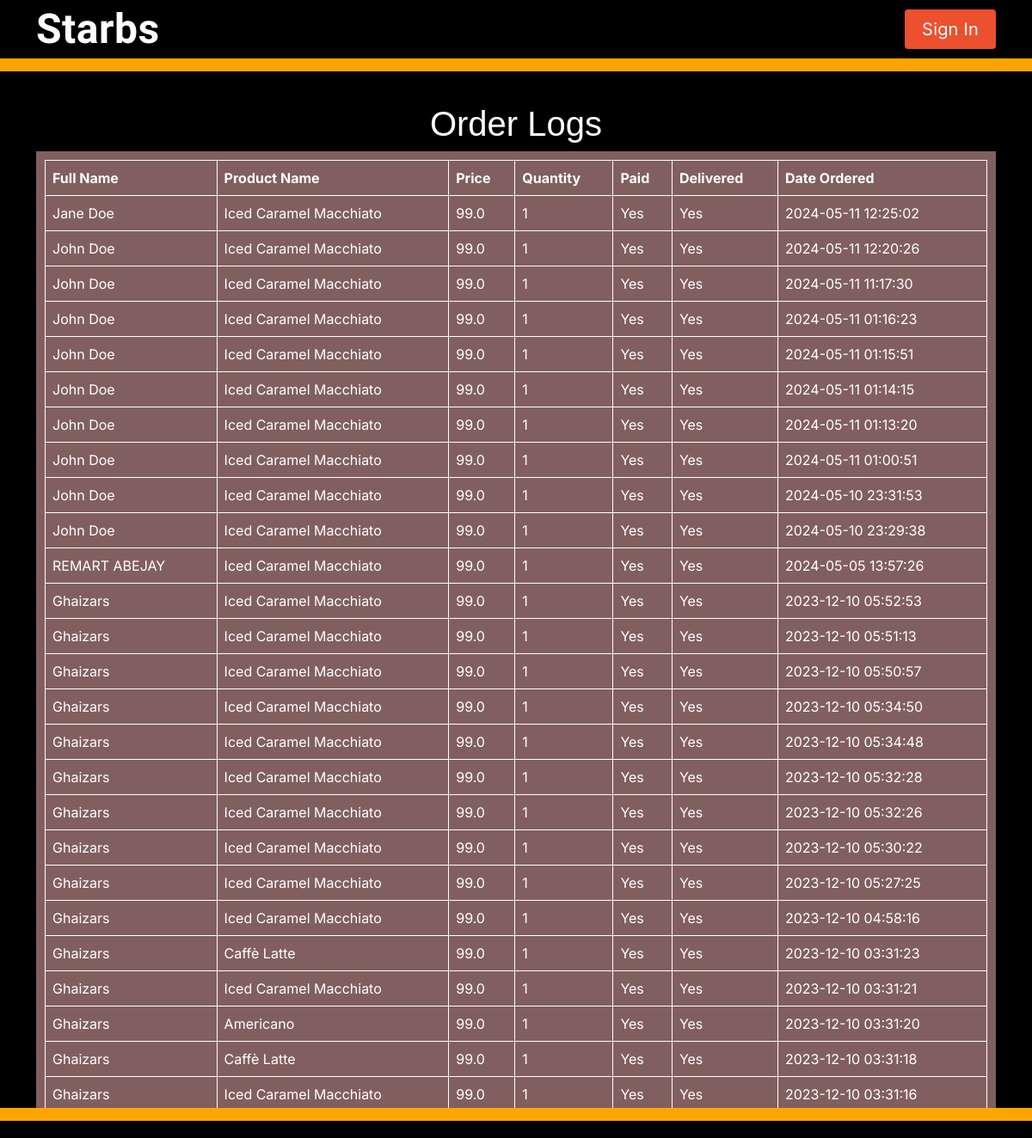
The app's page /manage_orders, older data.
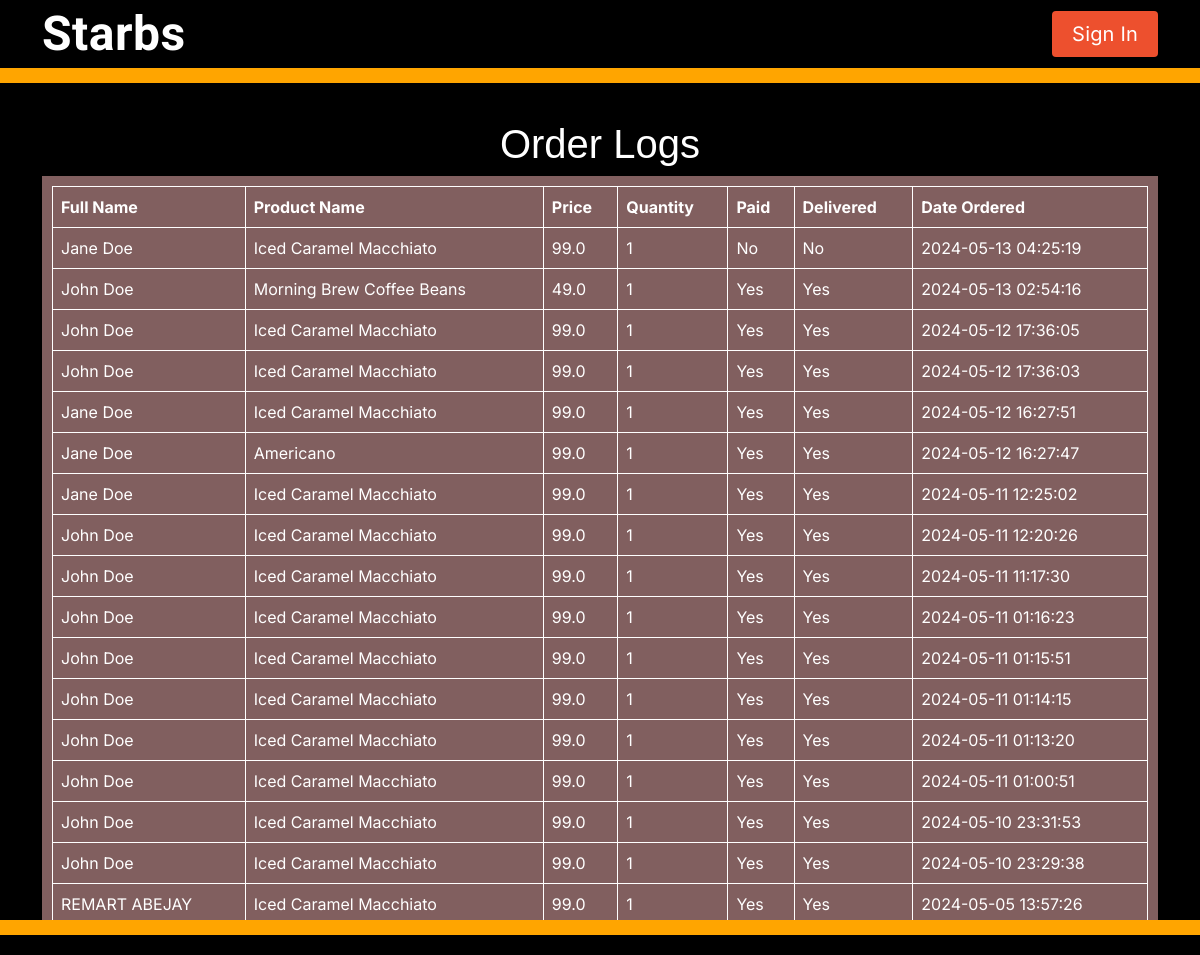
The same page, newer data.
### server.py (models this page shows, shortened)
class CartItem(db.Model):
    id = db.Column(db.Integer, primary_key=True)
    product_id = db.Column(db.Integer, nullable=False)
    name = db.Column(db.String(100), nullable=False)
    price = db.Column(db.Float, nullable=False)
    quantity = db.Column(db.Integer, nullable=False, default=1)
    user_id = db.Column(db.Integer, db.ForeignKey('user.id'), nullable=False)
    paid = db.Column(db.Integer, nullable=False, default=False)
    recipt = db.Column(db.String(100), nullable=True, default=0)
    delivered = db.Column(db.Integer, nullable=True, default=0)
    create_at = db.Column(db.DateTime, nullable=False, default=datetime.utcnow)
    update_at = db.Column(db.DateTime, nullable=False, default=datetime.utcnow)

class User(db.Model):
    id = db.Column(db.Integer, primary_key=True)
    fullname = db.Column(db.String(60), nullable=False)
    email = db.Column(db.String(120), unique=True, nullable=False)
    password = db.Column(db.String(60), nullable=False)
    gender = db.Column(db.String(60), nullable=False)
    phoneNumber = db.Column(db.String(60), nullable=True)
    city = db.Column(db.String(60), nullable=True)
    streetOrHouseNumber = db.Column(db.String(60), nullable=True)
    province = db.Column(db.String(60), nullable=True)
    barangay = db.Column(db.String(60), nullable=True)
    create_at = db.Column(db.DateTime, nullable=False, default=datetime.utcnow)
    update_at = db.Column(db.DateTime, nullable=False, default=datetime.utcnow)
    is_admin = db.Column(db.Boolean, default=False)

### server.py (the view)
@app.route('/manage_orders')
def manage_orders():
    cart_items = db.session.query(CartItem, User.fullname)\
                    .join(User, CartItem.user_id == User.id)\
                    .order_by(desc(CartItem.create_at))\
                    .all()
    return render_template('manage_orders.html', cart_items=cart_items)

### templates/manage_orders.html (shortened to what this page needs)
{% extends "dashboard.html" %}
{% block navbar %}
    {{ super() }}
{% endblock %}
{% block body %}
<link rel="stylesheet" type="text/css" href="/static/musers.css">
  <div class="container" style="margin-top: 100px;">
      <h1 style="color: white; text-align: center; margin-top: 10px;">Order Logs</h1>
      <div class="custom-table">
        <table>
            <thead>
                <tr>
                    <th>Full Name</th>
                    <th>Product Name</th>
                    <th>Price</th>
                    <th>Quantity</th>
                    <th>Paid</th>
                    <th>Delivered</th>
                    <th>Date Ordered</th>
                </tr>
            </thead>
            <tbody>
                {% for cart_item, fullname in cart_items|sort(attribute='create_at', reverse=true) %}
                    <tr>
                        <td>{{ fullname }}</td>
                        <td>{{ cart_item.name }}</td>
                        <td>{{ cart_item.price }}</td>
                        <td>{{ cart_item.quantity }}</td>
                        <td>{{ "Yes" if cart_item.paid else "No" }}</td>
                        <td>{{ "Yes" if cart_item.delivered else "No" }}</td>
                        <td>{{ cart_item.create_at.strftime('%Y-%m-%d %H:%M:%S') }}</td>
                    </tr>
                {% endfor %}
            </tbody>
        </table>
    </div>
  </div>
  {% endblock %}

### templates/dashboard.html (shortened to what this page needs)
<!DOCTYPE html>
<html lang="en">
<head>
  <link href="{{ url_for('static',filename='assets/vendor/animate.css/animate.min.css')}}" rel="stylesheet">
  <link href="{{ url_for('static',filename='assets/vendor/aos/aos.css')}}" rel="stylesheet">
  <link href="{{ url_for('static',filename='assets/vendor/bootstrap/css/bootstrap.min.css')}}" rel="stylesheet">
  <link href="{{ url_for('static',filename='assets/vendor/bootstrap-icons/bootstrap-icons.css')}}" rel="stylesheet">
  <link href="{{ url_for('static',filename='assets/vendor/boxicons/css/boxicons.min.css')}}" rel="stylesheet">
  <link href="{{ url_for('static',filename='assets/vendor/glightbox/css/glightbox.min.css')}}" rel="stylesheet">
  <link href="{{ url_for('static',filename='assets/vendor/remixicon/remixicon.css')}}" rel="stylesheet">
  <link href="{{ url_for('static',filename='assets/vendor/swiper/swiper-bundle.min.css')}}" rel="stylesheet">
  <link href="{{ url_for('static',filename='assets/css/style.css')}}" rel="stylesheet">
</head>
<body style="background-color: black">
  {% block navbar %}
  <header id="header" class="fixed-top" style="border-bottom: 15px solid orange;">
    <div class="container d-flex align-items-center justify-content-between">
      <h1 class="logo"><a href="{{ url_for('dashboard_admin') }}">Starbs</a></h1>
      <nav id="navbar" class="navbar">
        <ul>
          {% if 'logged_in' in session %}
          <li><a class="nav-link {% if last_segment == 'myaccount' %}active{% endif %}" href="{{ url_for('manage_products') }}">Manage Products</a></li>
          <li><a class="nav-link {% if last_segment == 'products' %}active{% endif %}" href="{{ url_for('manage_orders') }}">Manage Orders</a></li>
          <li><a class="nav-link {% if last_segment == 'checkout' %}active{% endif %}" href="{{ url_for('manage_users') }}">Manage Users</a></li>
          <li><a class="getstarted scrollto" id="logoutBtn" >Logout</a></li>
          {% else %}
          <li><a class="getstarted scrollto" href="{{ url_for('signin') }}" style="font-size: 20px;">Sign In</a></li>
          {% endif %}
        </ul>
      </nav>
    </div>
  </header>
  {% endblock %}
  <main id="main-content" style=" overflow-y: auto;">
    {% block body%} {% endblock %}
  </main>
  <footer id="footer" style="border-top: 15px solid orange;">
  </footer>
</body>
</html>

### static/assets/css/style.css (style rules this page uses)
body { font-family: "Inter", sans-serif, "ABeeZee", "Lato", "Vujahday Script","Allan"; color: #444444; }
a { color: #ed502e; text-decoration: none; }
h1, h2, h3, h4, h5, h6 { font-family: "Raleway", sans-serif; }
#header { background: black; transition: all 0.5s; z-index: 997; padding: 10px 0; }
#header .logo { font-size: 48px; margin: 0; padding: 0; line-height: 1; font-weight: 700; letter-spacing: 0.5px; font-family: Vujahday Script; }
#header .logo a { color: white; }
.navbar { padding: 0; }
.navbar ul { margin: 0; padding: 0; display: flex; list-style: none; align-items: center; }
.navbar li { position: relative; }
.navbar a, .navbar a:focus { display: flex; align-items: center; justify-content: space-between; padding: 10px 0 10px 30px; font-size: 15px; color: white; white-space: nowrap; transition: 0.3s; line-height: 1.5; letter-spacing: 0.00938em; font-size: 20px; }
.navbar .getstarted, .navbar .getstarted:focus { background: #ed502e; padding: 8px 20px; margin-left: 30px; border-radius: 4px; color: #fff; }
#footer { position: fixed; bottom: 0; left: 0; width: 100%; background: black; color: #fff; font-size: 14px; padding: 10px 0; z-index: 999; }

### static/musers.css (style rules this page uses)
.custom-table { color: rgb(255, 255, 255); background-color: rgb(129, 95, 95); padding: 10px; }
.custom-table table { width: 100%; border-collapse: collapse; }
.custom-table th, .custom-table td { border: 1px solid white; padding: 8px; }
.custom-table thead { background-color: rgb(129, 95, 95); }

### templates/dashboard.html (style rules this page uses)
#main-content { min-height: calc(100vh - 230px); padding: 20px; }

Row changes from the older to the newer data that the page shows:
removed CartItem: fullname "Ghaizars", name "Iced Caramel Macchiato", price "99.0", quantity "1", paid "Yes", delivered "Yes", create_at "2023-12-10 05:52:53"
removed CartItem: fullname "Ghaizars", name "Iced Caramel Macchiato", price "99.0", quantity "1", paid "Yes", delivered "Yes", create_at "2023-12-10 05:51:13"
removed CartItem: fullname "Ghaizars", name "Iced Caramel Macchiato", price "99.0", quantity "1", paid "Yes", delivered "Yes", create_at "2023-12-10 05:50:57"
removed CartItem: fullname "Ghaizars", name "Iced Caramel Macchiato", price "99.0", quantity "1", paid "Yes", delivered "Yes", create_at "2023-12-10 05:34:50"
removed CartItem: fullname "Ghaizars", name "Iced Caramel Macchiato", price "99.0", quantity "1", paid "Yes", delivered "Yes", create_at "2023-12-10 05:34:48"
removed CartItem: fullname "Ghaizars", name "Iced Caramel Macchiato", price "99.0", quantity "1", paid "Yes", delivered "Yes", create_at "2023-12-10 05:32:28"
removed CartItem: fullname "Ghaizars", name "Iced Caramel Macchiato", price "99.0", quantity "1", paid "Yes", delivered "Yes", create_at "2023-12-10 05:32:26"
removed CartItem: fullname "Ghaizars", name "Iced Caramel Macchiato", price "99.0", quantity "1", paid "Yes", delivered "Yes", create_at "2023-12-10 05:30:22"
removed CartItem: fullname "Ghaizars", name "Iced Caramel Macchiato", price "99.0", quantity "1", paid "Yes", delivered "Yes", create_at "2023-12-10 05:27:25"
removed CartItem: fullname "Ghaizars", name "Iced Caramel Macchiato", price "99.0", quantity "1", paid "Yes", delivered "Yes", create_at "2023-12-10 04:58:16"
removed CartItem: fullname "Ghaizars", name "Caffè Latte", price "99.0", quantity "1", paid "Yes", delivered "Yes", create_at "2023-12-10 03:31:23"
removed CartItem: fullname "Ghaizars", name "Iced Caramel Macchiato", price "99.0", quantity "1", paid "Yes", delivered "Yes", create_at "2023-12-10 03:31:21"
removed CartItem: fullname "Ghaizars", name "Americano", price "99.0", quantity "1", paid "Yes", delivered "Yes", create_at "2023-12-10 03:31:20"
removed CartItem: fullname "Ghaizars", name "Caffè Latte", price "99.0", quantity "1", paid "Yes", delivered "Yes", create_at "2023-12-10 03:31:18"
removed CartItem: fullname "Ghaizars", name "Iced Caramel Macchiato", price "99.0", quantity "1", paid "Yes", delivered "Yes", create_at "2023-12-10 03:31:16"
added CartItem: fullname "Jane Doe", name "Iced Caramel Macchiato", price "99.0", quantity "1", paid "No", delivered "No", create_at "2024-05-13 04:25:19"
added CartItem: fullname "John Doe", name "Morning Brew Coffee Beans", price "49.0", quantity "1", paid "Yes", delivered "Yes", create_at "2024-05-13 02:54:16"
added CartItem: fullname "John Doe", name "Iced Caramel Macchiato", price "99.0", quantity "1", paid "Yes", delivered "Yes", create_at "2024-05-12 17:36:05"
added CartItem: fullname "John Doe", name "Iced Caramel Macchiato", price "99.0", quantity "1", paid "Yes", delivered "Yes", create_at "2024-05-12 17:36:03"
added CartItem: fullname "Jane Doe", name "Iced Caramel Macchiato", price "99.0", quantity "1", paid "Yes", delivered "Yes", create_at "2024-05-12 16:27:51"
added CartItem: fullname "Jane Doe", name "Americano", price "99.0", quantity "1", paid "Yes", delivered "Yes", create_at "2024-05-12 16:27:47"
